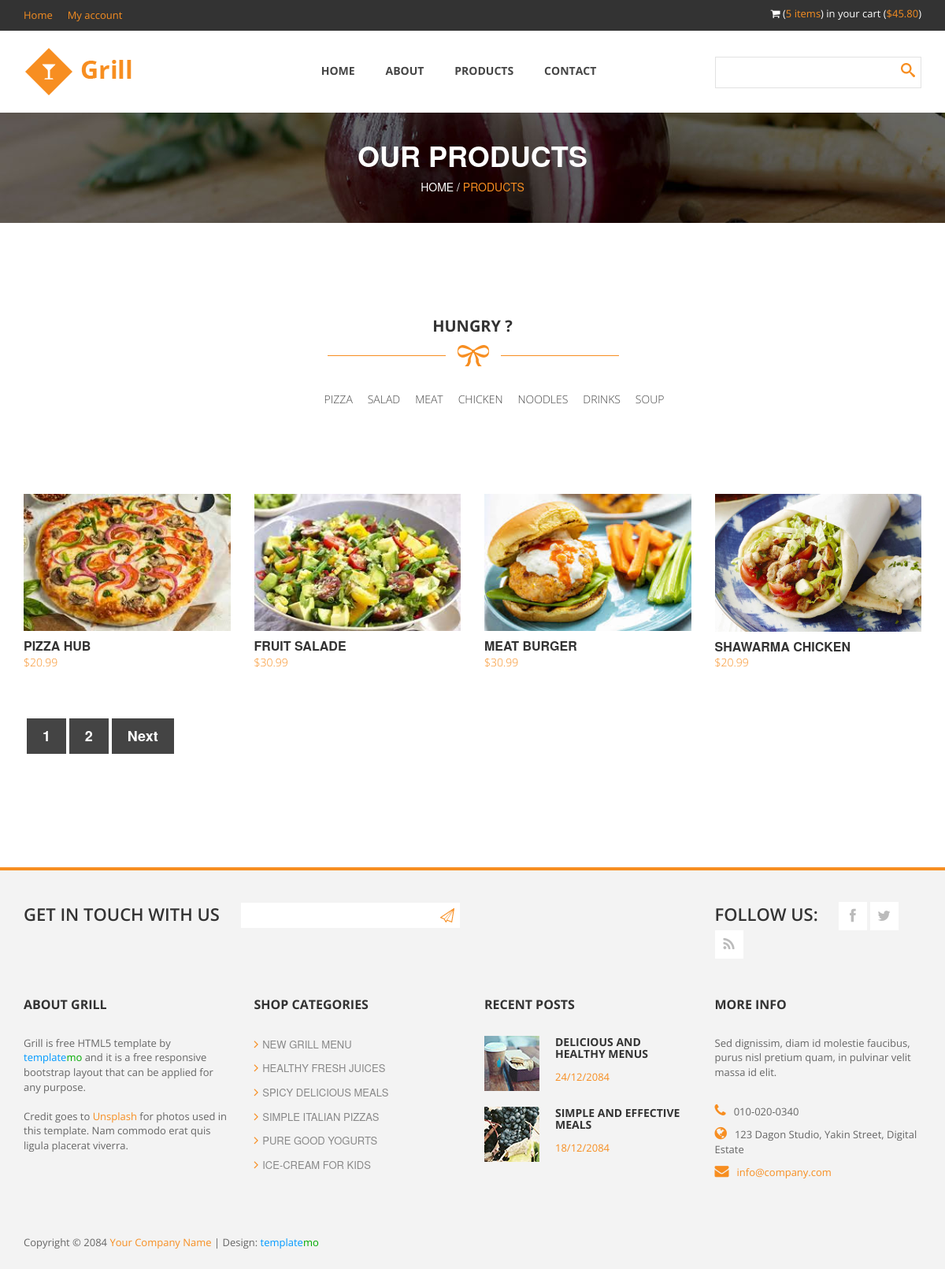
The app's page /product/ with its own data.
### product/models.py (models this page shows, shortened)
class Category(models.Model):
    name = models.CharField(_("name"), max_length=50)
    class Meta:
        verbose_name = _("Category")
        verbose_name_plural = _("Categorys")
    def __str__(self):
        return self.name

class Product(models.Model):
    category = models.ForeignKey(Category,  on_delete=models.CASCADE)
    image = models.ImageField(_("image"), upload_to='products',blank=True , null=True)
    name = models.CharField(_("name"), max_length=50)
    price = models.DecimalField(_("price"), max_digits=5, decimal_places=2)
    slug = models.SlugField(_("slug") ,blank=True , null=True)
    class Meta:
        verbose_name = 'Product'
        verbose_name_plural = 'Products'

### product/views.py (the view)
# urls.py: path("", views.product, name="product"),
def product(request):
    categories = Category.objects.all()
    products = Product.objects.all()
    search_query = request.GET.get('q')
    if search_query:
        products  = products.filter(
            Q(name__icontains = search_query)
        )
    paginator = Paginator(products , 4)
    page = request.GET.get('page')
    products = paginator.get_page(page)
    context = {
        'categories':categories,
        'products': products,
    }
    return render(request , 'products.html' , context)

### templates/products.html (shortened to what this page needs)
{% extends 'base.html' %}
{% load static  %}
{% block content  %}
<div id="heading">
    <div class="container">
        <div class="row">
            <div class="col-md-12">
                <div class="heading-content">
                    <h2>Our Products</h2>
                    <span>Home / <a href="{% url 'home:about_us' %}">Products</a></span>
                </div>
            </div>
        </div>
    </div>
</div>
<div id="products-post">
    <div class="container">
        <div class="row">
            <div class="col-md-12">
                <div id="product-heading">
                    <h2>Hungry ?</h2>
                    <img src="{% static 'images/under-heading.png' %}" alt="" >
                </div>
            </div>
        </div>
        <div class="row">
            <div  class="filters col-md-12 col-xs-12">
                <ul id="filters" class="clearfix">
                    {% for category in categories %}
                    <li><a href="{% url 'product:product_by_category'  category %}"><span class="filter" data-filter="all">{{ category}}</span></a></li>
                    {% endfor %}
                </ul>
            </div>
        </div>
     <div class="row" id="Container">
            {% for product in products  %}
            <div class="col-md-3 col-sm-6 mix portfolio-item Pizza">
                <div class="portfolio-wrapper">
                    <div class="portfolio-thumb">
                        <img src="{{ product.image.url }}" alt="" />
                    </div>
                    <div class="label-text">
                        <h3><a href="single-post.html">{{ product.name }}</a></h3>
                        <span class="text-category">${{ product.price }}</span>
                    </div>
                </div>
            </div>
            {% endfor %}
        </div>
        <div class="pagination">
            <div class="row">
                {% if products.has_other_pages  %}
                <div class="col-md-12">
                    <ul>
                         {% for pages in  products.paginator.page_range  %}
                          {% if products.number == pages %}
                          <li class="page-item active"><a class="page-links" href="#">{{ pages }} </a></li>
                          {% else %}
                          <li class="page-item active" ><a class="page-links" href="?page={{pages}}">{{ pages }} </a></li>
                          {% endif %}
                         {% endfor %}
                        {% if products.has_next %}
                        <li><a class="page-item active" href="?page={{products.next_page_number}}">Next</a></li>
                        {% else %}
                        <li class="disabled"></li>
                        {% endif %}
                    </ul>
                </div>
                {% endif %}
            </div>
        </div>
    </div>
</div>
{% endblock content  %}

### templates/base.html (shortened to what this page needs)
{% load static  %}
<!DOCTYPE html>
 <html class="no-js">
    <head>
        <link rel="stylesheet" href="{% static 'css/bootstrap.css' %}">
        <link rel="stylesheet" href="{% static 'css/font-awesome.css' %}">
        <link rel="stylesheet" href="{% static 'css/templatemo_style.css' %}">
        <link rel="stylesheet" href="{% static 'css/templatemo_misc.css' %}">
        <link rel="stylesheet" href="{% static 'css/flexslider.css' %}">
        <link rel="stylesheet" href="{% static 'css/testimonails-slider.css' %}">
    </head>
    <body>
            <header>
                <div id="top-header">
                    <div class="container">
                        <div class="row">
                            <div class="col-md-6">
                                <div class="home-account">
                                    <a href="#">Home</a>
                                    <a href="#">My account</a>
                                </div>
                            </div>
                            <div class="col-md-6">
                                <div class="cart-info">
                                    <i class="fa fa-shopping-cart"></i>
                                    (<a href="#">5 items</a>) in your cart (<a href="#">$45.80</a>)
                                </div>
                            </div>
                        </div>
                    </div>
                </div>
                <div id="main-header">
                    <div class="container">
                        <div class="row">
                            <div class="col-md-3">
                                <div class="logo">
                                    <a href="#"><img src="{% static 'images/logo.png' %}" title="Grill Template" alt="Grill Website Template" ></a>
                                </div>
                            </div>
                            <div class="col-md-6">
                                <div class="main-menu">
                                    <ul>
                                        <li><a href="{% url 'home:index' %}">Home</a></li>
                                        <li><a href="{% url 'home:about_us' %}">About</a></li>
                                        <li><a href="{%url 'product:product' %}">Products</a></li>
                                        <li><a href="{% url 'home:contact_us' %}">Contact</a></li>
                                    </ul>
                                </div>
                            </div>
                            <div class="col-md-3">
                                <div class="search-box">
                                    <form name="search_form" action="{% url 'product:product' %}" method="GET" class="search_form">
                                        <input id="search" name="q" value="{{request.GET.q}}" type="text" />
                                        <input type="submit" id="search-button" />
                                    </form>
                                </div>
                            </div>
                        </div>
                    </div>
                </div>
            </header>
            {% block content  %}
            {% endblock content  %}
			<footer>
                <div class="container">
                    <div class="top-footer">
                        <div class="row">
                            <div class="col-md-9">
                                <div class="subscribe-form">
                                    <span>Get in touch with us</span>
                                    <form method="get" class="subscribeForm">
                                        <input id="subscribe" type="text" />
                                        <input type="submit" id="submitButton" />
                                    </form>
                                </div>
                            </div>
                            <div class="col-md-3">
                                <div class="social-bottom">
                                    <span>Follow us:</span>
                                    <ul>
                                        <li><a href="#" class="fa fa-facebook"></a></li>
                                        <li><a href="#" class="fa fa-twitter"></a></li>
                                        <li><a href="#" class="fa fa-rss"></a></li>
                                    </ul>
                                </div>
                            </div>
                        </div>
                    </div>
                    <div class="main-footer">
                        <div class="row">
                            <div class="col-md-3">
                                <div class="about">
                                    <h4 class="footer-title">About Grill</h4>
                                    <p>Grill is free HTML5 template by <span class="blue">template</span><span class="green">mo</span> and it is a free responsive bootstrap layout that can be applied for any purpose.
                                    <br><br>Credit goes to <a rel="nofollow" href="http://unsplash.com">Unsplash</a> for photos used in this template. Nam commodo erat quis ligula placerat viverra.</p>
                                </div>
                            </div>
                            <div class="col-md-3">
                                <div class="shop-list">
                                    <h4 class="footer-title">Shop Categories</h4>
                                    <ul>
                                        <li><a href="#"><i class="fa fa-angle-right"></i>New Grill Menu</a></li>
                                        <li><a href="#"><i class="fa fa-angle-right"></i>Healthy Fresh Juices</a></li>
                                        <li><a href="#"><i class="fa fa-angle-right"></i>Spicy Delicious Meals</a></li>
                                        <li><a href="#"><i class="fa fa-angle-right"></i>Simple Italian Pizzas</a></li>
                                        <li><a href="#"><i class="fa fa-angle-right"></i>Pure Good Yogurts</a></li>
                                        <li><a href="#"><i class="fa fa-angle-right"></i>Ice-cream for kids</a></li>
                                    </ul>
                                </div>
                            </div>
                            <div class="col-md-3">
                                <div class="recent-posts">
                                    <h4 class="footer-title">Recent posts</h4>
                                    <div class="recent-post">
                                        <div class="recent-post-thumb">
                                            <img src="{% static 'images/recent-post1.jpg' %}" alt="">
                                        </div>
                                        <div class="recent-post-info">
                                            <h6><a href="#">Delicious and Healthy Menus</a></h6>
                                            <span>24/12/2084</span>
                                        </div>
                                    </div>
                                    <div class="recent-post">
                                        <div class="recent-post-thumb">
                                            <img src="{% static 'images/recent-post2.jpg' %}" alt="">
                                        </div>
                                        <div class="recent-post-info">
                                            <h6><a href="#">Simple and effective meals</a></h6>
                                            <span>18/12/2084</span>
                                        </div>
                                    </div>
                                </div>
                            </div>
                            <div class="col-md-3">
                                <div class="more-info">
                                    <h4 class="footer-title">More info</h4>
                                    <p>Sed dignissim, diam id molestie faucibus, purus nisl pretium quam, in pulvinar velit massa id elit.</p>
                                    <ul>
                                        <li><i class="fa fa-phone"></i>010-020-0340</li>
                                        <li><i class="fa fa-globe"></i>123 Dagon Studio, Yakin Street, Digital Estate</li>
                                        <li><i class="fa fa-envelope"></i><a href="#">info@company.com</a></li>
                                    </ul>
                                </div>
                            </div>
                        </div>
                    </div>
                    <div class="bottom-footer">
                        <p>
                        	<span>Copyright © 2084 <a href="#">Your Company Name</a>
                            | Design: <a rel="nofollow" href="http://www.templatemo.com" target="_parent"><span class="blue">template</span><span class="green">mo</span></a></span>
                        </p>
                    </div>
                </div>
            </footer>
    </body>
</html>

### records on screen
Category: name "PIZZA"
Category: name "SALAD"
Category: name "MEAT"
Category: name "CHICKEN"
Category: name "NOODLES"
Category: name "DRINKS"
Category: name "SOUP"
Product: image (picture), name "PIZZA HUB", price "20.99"
Product: image (picture), name "FRUIT SALADE", price "30.99"
Product: image (picture), name "MEAT BURGER", price "30.99"
Product: image (picture), name "SHAWARMA CHICKEN", price "20.99"

### other values on screen
{{ pages }} "1"
{{ pages }} "2"
